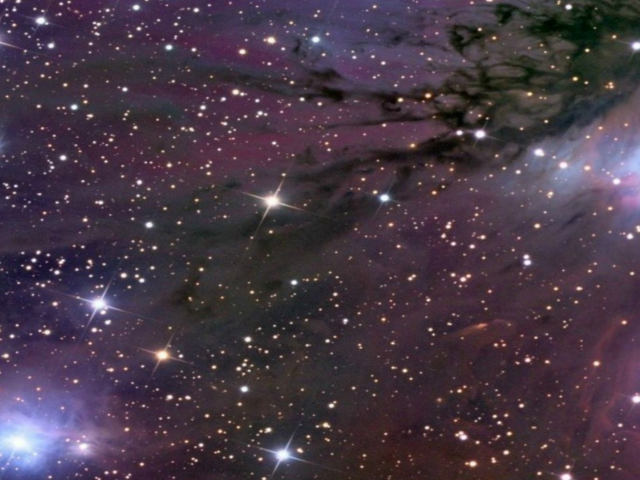
#> input picture src/no-chromakey/stars.png, 640 x 480 px
$ python webcam_andrew_udell.py
#> lines starting #> are read from the running program, lines starting #| are printed output that depends on the picture; after the words box and inside, x2 and y2 are one past the last pixel; in counts of white or black regions, pixels touching at a corner belong together
######################################
#
#   Background removal with python
#
#                by
#
#           Andrew Udell
#    (slightly modified by CMK)
#
######################################

# packages
import numpy as np
import cv2
import copy

# Parameters
blur = 21
canny_low = 15
canny_high = 150
dilate_iter = 10
erode_iter = 10
mask_color = (0.0,0.0,0.0)

# initialize video from the webcam
video = cv2.VideoCapture(0)
image = cv2.imread('stars.png')
#> image is the input picture: shape (480, 640, 3); mean B, G, R 69.5, 56.2, 70.3

while True:
    # read frame from webcam
    ret, frame = video.read()
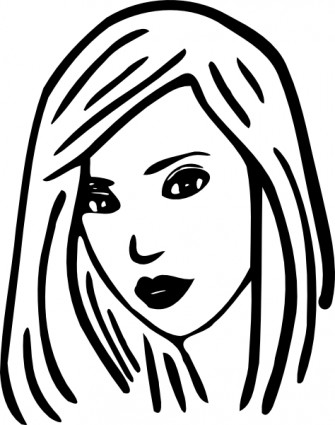
#> input picture src/animation/image.jpg, 335 x 425 px, given in place of the camera
#> frame is the input picture: shape (425, 335, 3); min 0, max 255, mean 190.8

    if ret == True:
        # Convert image to grayscale
        image_gray = cv2.cvtColor(frame, cv2.COLOR_BGR2GRAY)

        # Apply Canny Edge Dection
        edges = cv2.Canny(image_gray, canny_low, canny_high)
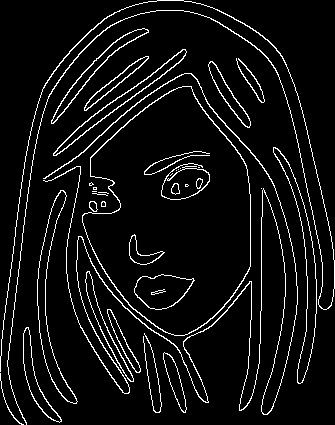
#> edges: shape (425, 335); 6.6% white in thin lines or dots

        # improve edges
        edges = cv2.dilate(edges, None)
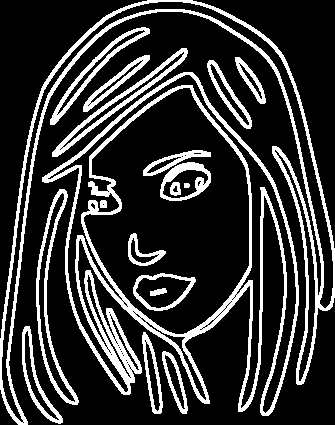
#> edges: shape (425, 335); 20.8% white; 19 white regions, largest, box (x1, y1, x2, y2) and area: (42, 72, 299, 416) 11588, (0, 0, 335, 425) 7795, (36, 189, 79, 405) 1574
        edges = cv2.erode(edges, None)
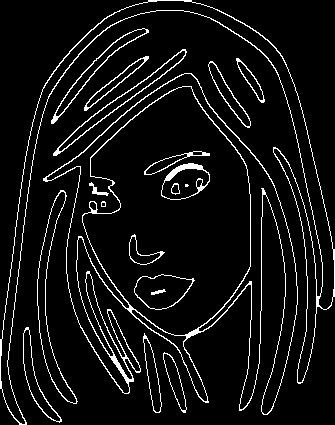
#> edges: shape (425, 335); 7% white in thin lines or dots

        # get the contours and their areas
        contour_info = []
        contours, hierarch = cv2.findContours(edges, cv2.RETR_LIST, cv2.CHAIN_APPROX_NONE)
#> contours = 45 contours, 3 with area under 20; largest, box (x1, y1, x2, y2) and area: (43, 73, 298, 415) 43852, (82, 86, 251, 336) 28850, (46, 73, 298, 415) 12044, (0, 0, 335, 425) 10887, (0, 0, 335, 425) 8629
        for con in contours: contour_info.append((con, cv2.contourArea(con)))
#> this loop made 45 passes
#> after the loop, contour_info = 45 items

        # Set up mask with a matrix of 0's
        mask = np.zeros(frame.shape, dtype = np.uint8)

        # Go through and find relevant contours and apply to mask
        for contour in contour_info:
            # Instead of worrying about all the smaller contours, if the area is smaller than the min, the loop will break
            mask = cv2.fillConvexPoly(mask, contour[0], (255, 255, 255))
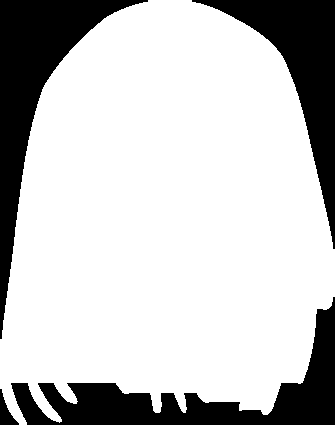
#> mask: shape (425, 335, 3); 76.9% white; 4 black regions, box (x1, y1, x2, y2) and area: (0, 0, 148, 339) 11800, (11, 297, 335, 425) 11324, (192, 0, 335, 249) 9422, (0, 389, 19, 425) 302

        # use dilate, erode, and blur to smooth out the mask
        mask = cv2.dilate(mask, None, iterations=dilate_iter)
#> mask: shape (425, 335, 3); 87.3% white; 5 black regions (1 under 20 px), largest, box (x1, y1, x2, y2) and area: (0, 0, 109, 259) 7460, (230, 0, 335, 194) 5929, (278, 320, 335, 425) 2512, (72, 393, 253, 425) 2155
        mask = cv2.erode(mask, None, iterations=erode_iter)
#> mask: shape (425, 335, 3); 79.1% white; 5 black regions, box (x1, y1, x2, y2) and area: (0, 0, 119, 269) 11240, (220, 0, 335, 204) 9019, (62, 383, 263, 425) 5085, (268, 310, 335, 425) 4232, (0, 413, 11, 425) 132
        mask = cv2.GaussianBlur(mask, (blur, blur), 0)
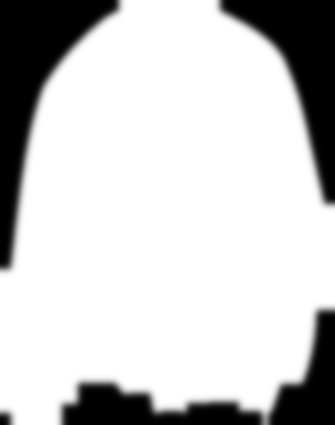
#> mask: shape (425, 335, 3); min 0, max 255, mean 201.8

        # inversed colors mask
        inverse = np.zeros(frame.shape, dtype = np.uint8)
        inverse.fill(255)
#> inverse: shape (425, 335, 3); every value is 255

        # inverse mask
        inverse = cv2.bitwise_xor(mask, inverse)
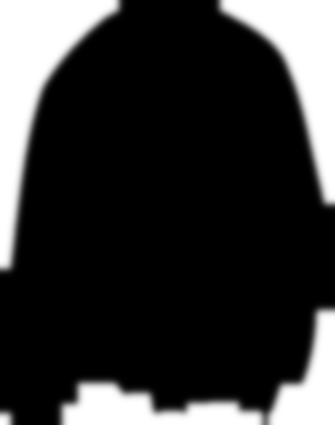
#> inverse: shape (425, 335, 3); min 0, max 255, mean 53.2

        # mask background image
#> (the run stopped early here; a loop or call above may not have finished)
